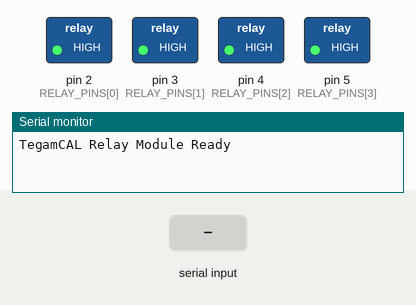
This sketch was run on a simulated Arduino Nano Every. Shown: switched loads named in the sketch (green lamp = pin HIGH), the last lines printed to the serial monitor. Inputs (shaded band) come from the test bench.

Above: at 1.2 s.
1.3 s: "R1\n" received over Serial
At 2.3 s:
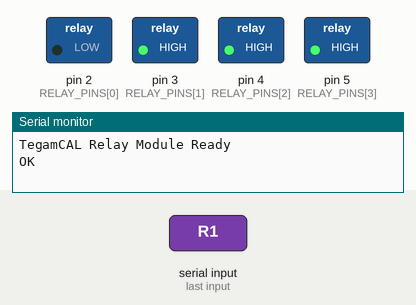
2.8 s: "R2\n" received over Serial
At 3.4 s:
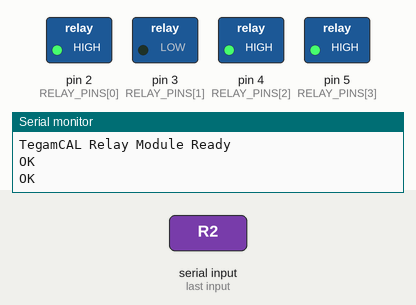
4.3 s: "R3\n" received over Serial
At 5.5 s:
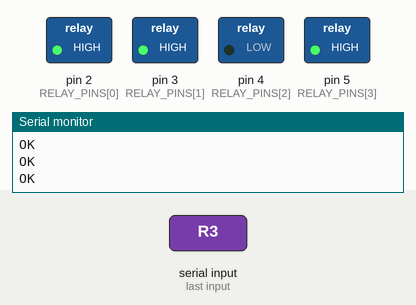
5.8 s: "R4\n" received over Serial
At 6.9 s:
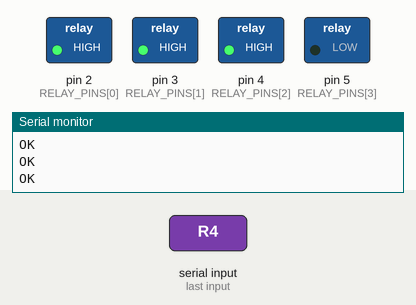
7.3 s: "R0\n" received over Serial
At 8.0 s:
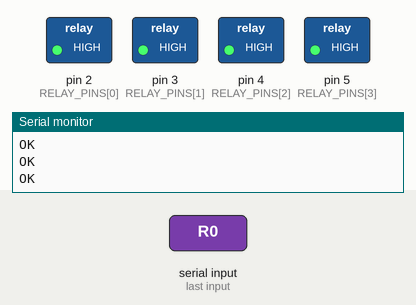
Timing chart, 0 to 9.8 s (numbered marks = the images above; inputs shaded):
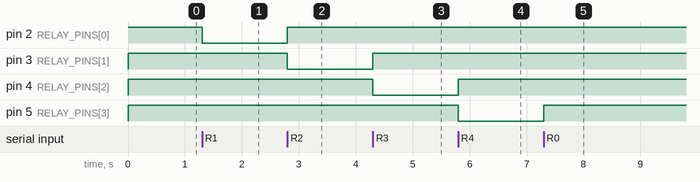

Measured:
- after the input at 1.3 s, pin 2 (RELAY_PINS[0]): HIGH → LOW at once
- after the input at 2.8 s, pin 2 (RELAY_PINS[0]): LOW → HIGH at once; pin 3 (RELAY_PINS[1]): HIGH → LOW at once
- after the input at 4.3 s, pin 3 (RELAY_PINS[1]): LOW → HIGH at once; pin 4 (RELAY_PINS[2]): HIGH → LOW at once
- after the input at 5.8 s, pin 4 (RELAY_PINS[2]): LOW → HIGH at once; pin 5 (RELAY_PINS[3]): HIGH → LOW at once
- after the input at 7.3 s, pin 5 (RELAY_PINS[3]): LOW → HIGH at once

The sketch:

TegamCAL_Relay.ino
```cpp
/*
 * TegamCAL_Relay.ino
 * Скетч для Arduino Nano Every (ATmega4809)
 * Управление 4-канальным релейным модулем для калибровщика Tegam 1750
 *
 * Версия: 1.1
 * Протокол: ASCII команды через USB Serial (9600 baud)
 *
 * ВНИМАНИЕ: Релейный модуль работает с ИНВЕРСНОЙ логикой!
 * LOW на пине = реле ВКЛЮЧЕНО, HIGH = ВЫКЛЮЧЕНО
 * Это инкапсулировано внутри функций — Python об этом не знает.
 *
 * Подключение пинов:
 *   D2 → In1 (реле 1, R1 = 2 Ом)
 *   D3 → In2 (реле 2, R2 = 20 Ом)
 *   D4 → In3 (реле 3, R3 = 200 Ом)
 *   D5 → In4 (реле 4, R4 = 2000 Ом)
 *
 * Команды (Python → Arduino):
 *   R0  → выключить все реле         → ответ: "OK"
 *   R1  → включить только реле 1     → ответ: "OK"
 *   R2  → включить только реле 2     → ответ: "OK"
 *   R3  → включить только реле 3     → ответ: "OK"
 *   R4  → включить только реле 4     → ответ: "OK"
 *   ?STS → статус (битовая маска)    → ответ: "STS:0001" (R4R3R2R1)
 *   ?ID  → идентификация             → ответ: "TegamCAL Arduino Nano Every v1.1"
 */

// Пины управления реле (соответствуют In1..In4 модуля)
const int RELAY_PINS[] = {2, 3, 4, 5};
const int NUM_RELAYS = 4;

// Текущее активное реле (0 = все выключены)
int activeRelay = 0;


// ---------------------------------------------------------------
// Вспомогательные функции
// ---------------------------------------------------------------

// Выключить все реле (установить HIGH из-за инверсной логики)
void allOff() {
  for (int i = 0; i < NUM_RELAYS; i++) {
    digitalWrite(RELAY_PINS[i], HIGH);
  }
  activeRelay = 0;
}

// Включить только одно реле (остальные выключить)
// point: 1..4
void activateRelay(int point) {
  allOff();  // сначала выключить все
  digitalWrite(RELAY_PINS[point - 1], LOW);  // включить нужное (LOW = ON)
  activeRelay = point;
}

// Сформировать строку статуса: "STS:0000" (битовая маска R4R3R2R1)
// Единица = реле включено
String buildStatusString() {
  String mask = "STS:";
  for (int i = NUM_RELAYS - 1; i >= 0; i--) {
    // Инверсная логика: LOW = включено, HIGH = выключено
    mask += (digitalRead(RELAY_PINS[i]) == LOW) ? "1" : "0";
  }
  return mask;
}


// ---------------------------------------------------------------
// setup() — выполняется один раз при старте / ресете
// ---------------------------------------------------------------
void setup() {
  // Инициализация пинов реле
  for (int i = 0; i < NUM_RELAYS; i++) {
    pinMode(RELAY_PINS[i], OUTPUT);
    digitalWrite(RELAY_PINS[i], HIGH);  // HIGH = выключено (инверсная логика)
  }

  // Запуск Serial
  Serial.begin(9600);
  while (!Serial) {
    ;  // ждём открытия порта (нужно для некоторых плат)
  }

  // Сообщение о готовности — Python ждёт строку с "Ready"
  Serial.println("TegamCAL Relay Module Ready");
}


// ---------------------------------------------------------------
// loop() — основной цикл, обработка команд
// ---------------------------------------------------------------
void loop() {
  if (Serial.available() > 0) {
    // Читаем команду до символа новой строки
    String command = Serial.readStringUntil('\n');
    command.trim();  // убрать \r и пробелы по краям

    // --- Команды управления реле ---
    if (command == "R0") {
      allOff();
      Serial.println("OK");

    } else if (command == "R1") {
      activateRelay(1);
      Serial.println("OK");

    } else if (command == "R2") {
      activateRelay(2);
      Serial.println("OK");

    } else if (command == "R3") {
      activateRelay(3);
      Serial.println("OK");

    } else if (command == "R4") {
      activateRelay(4);
      Serial.println("OK");

    // --- Запрос статуса ---
    } else if (command == "?STS") {
      Serial.println(buildStatusString());

    // --- Идентификация ---
    } else if (command == "?ID") {
      Serial.println("TegamCAL Arduino Nano Every v1.1");

    // --- Неизвестная команда ---
    } else {
      Serial.println("ERR:UNKNOWN_CMD");
    }
  }
}
```
